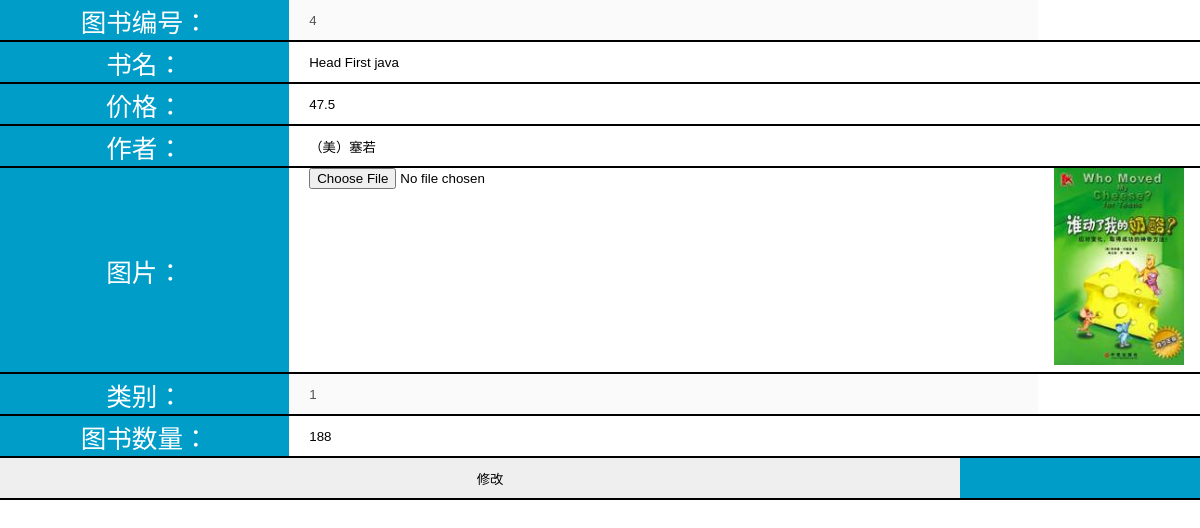
Screenshot of /bookStoreMS/PHP/update/all_books_update.php?bid=4 with the database file from the repository.
### tables this page shows
CREATE TABLE IF NOT EXISTS `tb_book` (
  `bid` int(11) NOT NULL AUTO_INCREMENT,
  `bname` varchar(100) DEFAULT NULL,
  `price` decimal(5,1) DEFAULT NULL,
  `author` varchar(20) DEFAULT NULL,
  `image` varchar(200) DEFAULT NULL,
  `cid` int(11) DEFAULT NULL,
  `count` int(11) DEFAULT NULL,
  PRIMARY KEY (`bid`) USING BTREE,
  KEY `cid` (`cid`) USING BTREE
);

### bookStoreMS/PHP/update/all_books_update.php (the view, shortened to what this page needs)
<!DOCTYPE html>
<html lang="en">
<head>
	<link rel="stylesheet" href="../../css/bd_public.css?v=1.2"/>
	<link rel="stylesheet" href="../../css/insert/insert.css?v=1.1"/>
</head>
<body>
    <?php
        include("../mysql_connect.php");
        if(isset($_GET['bid'])){
            $number = $_GET['bid'];
        }
        $sql = "select * from tb_book where bid='$number'";
        $result = mysqli_query($conn, $sql);
        $row = mysqli_fetch_array($result);
    ?>
    <form name="frm2" method="post" action="" style="height:450px" enctype="multipart/form-data">
        <table border="1" align="center">
            <tr>
                <td><span>图书编号：</span></td>
                <td>
                    <input type="text" disabled value="<?php echo $row['bid']; ?>">
                </td>
            </tr>
            <tr>
                <td><span>书名：</span></td>
                <td><input name="bname" type="text" value="<?php echo $row['bname']; ?>"></td>
            </tr>
            <tr>
                <td><span>价格：</span></td>
                <td><input name="price" type="text" value="<?php echo $row['price']; ?>"></td>
            </tr>
            <tr>
                <td><span>作者：</span></td>
                <td><input name="author" type="text" value="<?php echo $row['author']; ?>"></td>
            </tr>
            <tr>
                <td><span>图片：</span></td>
                <td>
                    <img width="130px" height="197px" src="../../images/<?php echo $row['image']; ?>" alt="无图片信息" id="show_img">
                    <input type="file" name="img" id="pic_selector"/>
                </td>
            </tr>
            <tr>
                <td><span>类别：</span></td>
                <td><input name="cid" type="text" disabled value="<?php echo $row['cid']; ?>"></td>
            </tr>
            <tr>
                <td><span>图书数量：</span></td>
                <td><input name="count" type="text" value="<?php echo $row['count']; ?>"></td>
            </tr>
                <td align="center" colspan="2">
                    <input name="b" type="submit" value="修改">&nbsp;
                </td>
        </table>
    </form>
</body>
</html>

### bookStoreMS/css/bd_public.css (style rules this page uses)
table { width: 100%; height: 21px; border-spacing: 0; border: 1px solid black; }
td { border:1px solid black; font-size: 1.6rem; text-align: center; }
input { outline: none; }

### bookStoreMS/css/insert/insert.css (style rules this page uses)
input { width: 80%; height: 40px; border: none; outline: none; overflow: hidden; float: left; padding-left:20px ; }
table { border: none; }
td { border: none; border-bottom: 2px solid black; }
tr td:first-child { background-color: rgb(0, 157, 200); color: white; }

### rows the page displays
tb_book: bid "4", bname "Head First java", price "47.5", author "（美）塞若", image (picture), cid "1", count "188"
